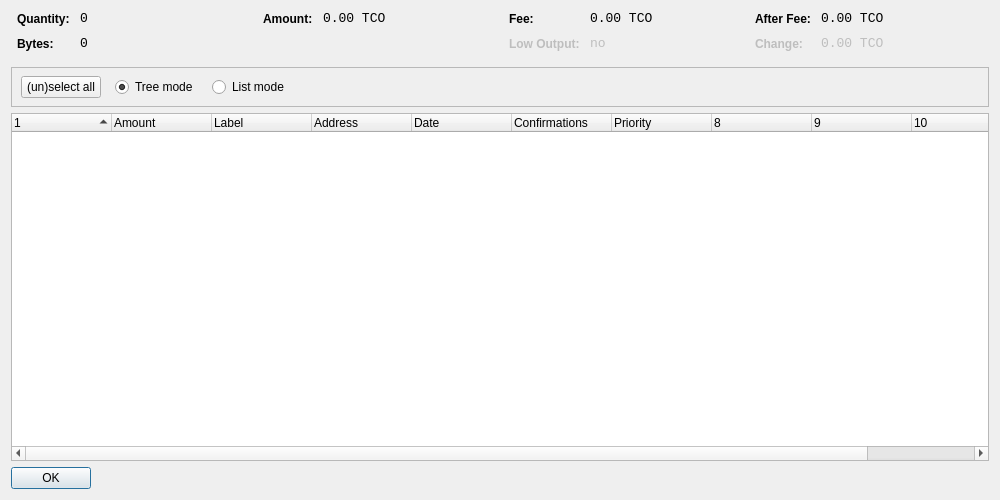
<?xml version="1.0" encoding="UTF-8"?>
<ui version="4.0">
 <class>CoinControlDialog</class>
 <widget class="QDialog" name="CoinControlDialog">
  <property name="geometry">
   <rect>
    <x>0</x>
    <y>0</y>
    <width>1000</width>
    <height>500</height>
   </rect>
  </property>
  <property name="windowTitle">
   <string>Coin Control</string>
  </property>
  <layout class="QVBoxLayout" name="verticalLayout">
   <item>
    <layout class="QHBoxLayout" name="horizontalLayoutTop" stretch="0,0,0,0">
     <property name="topMargin">
      <number>0</number>
     </property>
     <property name="bottomMargin">
      <number>10</number>
     </property>
     <item>
      <layout class="QFormLayout" name="formLayoutCoinControl1">
       <property name="horizontalSpacing">
        <number>10</number>
       </property>
       <property name="verticalSpacing">
        <number>10</number>
       </property>
       <property name="leftMargin">
        <number>6</number>
       </property>
       <property name="rightMargin">
        <number>6</number>
       </property>
       <item row="0" column="0">
        <widget class="QLabel" name="labelCoinControlQuantityText">
         <property name="styleSheet">
          <string notr="true">font-weight:bold;</string>
         </property>
         <property name="text">
          <string>Quantity:</string>
         </property>
        </widget>
       </item>
       <item row="0" column="1">
        <widget class="QLabel" name="labelCoinControlQuantity">
         <property name="font">
          <font>
           <family>Monospace</family>
           <pointsize>10</pointsize>
          </font>
         </property>
         <property name="cursor">
          <cursorShape>IBeamCursor</cursorShape>
         </property>
         <property name="contextMenuPolicy">
          <enum>Qt::ActionsContextMenu</enum>
         </property>
         <property name="text">
          <string notr="true">0</string>
         </property>
         <property name="textInteractionFlags">
          <set>Qt::LinksAccessibleByMouse|Qt::TextSelectableByKeyboard|Qt::TextSelectableByMouse</set>
         </property>
        </widget>
       </item>
       <item row="1" column="0">
        <widget class="QLabel" name="labelCoinControlBytesText">
         <property name="styleSheet">
          <string notr="true">font-weight:bold;</string>
         </property>
         <property name="text">
          <string>Bytes:</string>
         </property>
        </widget>
       </item>
       <item row="1" column="1">
        <widget class="QLabel" name="labelCoinControlBytes">
         <property name="font">
          <font>
           <family>Monospace</family>
           <pointsize>10</pointsize>
          </font>
         </property>
         <property name="cursor">
          <cursorShape>IBeamCursor</cursorShape>
         </property>
         <property name="contextMenuPolicy">
          <enum>Qt::ActionsContextMenu</enum>
         </property>
         <property name="text">
          <string notr="true">0</string>
         </property>
         <property name="textInteractionFlags">
          <set>Qt::LinksAccessibleByMouse|Qt::TextSelectableByKeyboard|Qt::TextSelectableByMouse</set>
         </property>
        </widget>
       </item>
      </layout>
     </item>
     <item>
      <layout class="QFormLayout" name="formLayoutCoinControl2">
       <property name="horizontalSpacing">
        <number>10</number>
       </property>
       <property name="verticalSpacing">
        <number>10</number>
       </property>
       <property name="leftMargin">
        <number>6</number>
       </property>
       <property name="rightMargin">
        <number>6</number>
       </property>
       <item row="0" column="0">
        <widget class="QLabel" name="labelCoinControlAmountText">
         <property name="styleSheet">
          <string notr="true">font-weight:bold;</string>
         </property>
         <property name="text">
          <string>Amount:</string>
         </property>
        </widget>
       </item>
       <item row="0" column="1">
        <widget class="QLabel" name="labelCoinControlAmount">
         <property name="font">
          <font>
           <family>Monospace</family>
           <pointsize>10</pointsize>
          </font>
         </property>
         <property name="cursor">
          <cursorShape>IBeamCursor</cursorShape>
         </property>
         <property name="contextMenuPolicy">
          <enum>Qt::ActionsContextMenu</enum>
         </property>
         <property name="text">
          <string notr="true">0.00 TCO</string>
         </property>
         <property name="textInteractionFlags">
          <set>Qt::LinksAccessibleByMouse|Qt::TextSelectableByKeyboard|Qt::TextSelectableByMouse</set>
         </property>
        </widget>
       </item>
      </layout>
     </item>
     <item>
      <layout class="QFormLayout" name="formLayoutCoinControl3">
       <property name="horizontalSpacing">
        <number>10</number>
       </property>
       <property name="verticalSpacing">
        <number>10</number>
       </property>
       <property name="leftMargin">
        <number>6</number>
       </property>
       <property name="rightMargin">
        <number>6</number>
       </property>
       <item row="0" column="0">
        <widget class="QLabel" name="labelCoinControlFeeText">
         <property name="styleSheet">
          <string notr="true">font-weight:bold;</string>
         </property>
         <property name="text">
          <string>Fee:</string>
         </property>
        </widget>
       </item>
       <item row="0" column="1">
        <widget class="QLabel" name="labelCoinControlFee">
         <property name="font">
          <font>
           <family>Monospace</family>
           <pointsize>10</pointsize>
          </font>
         </property>
         <property name="cursor">
          <cursorShape>IBeamCursor</cursorShape>
         </property>
         <property name="contextMenuPolicy">
          <enum>Qt::ActionsContextMenu</enum>
         </property>
         <property name="text">
          <string notr="true">0.00 TCO</string>
         </property>
         <property name="textInteractionFlags">
          <set>Qt::LinksAccessibleByMouse|Qt::TextSelectableByKeyboard|Qt::TextSelectableByMouse</set>
         </property>
        </widget>
       </item>
       <item row="1" column="0">
        <widget class="QLabel" name="labelCoinControlLowOutputText">
         <property name="enabled">
          <bool>false</bool>
         </property>
         <property name="styleSheet">
          <string notr="true">font-weight:bold;</string>
         </property>
         <property name="text">
          <string>Low Output:</string>
         </property>
        </widget>
       </item>
       <item row="1" column="1">
        <widget class="QLabel" name="labelCoinControlLowOutput">
         <property name="enabled">
          <bool>false</bool>
         </property>
         <property name="font">
          <font>
           <family>Monospace</family>
           <pointsize>10</pointsize>
          </font>
         </property>
         <property name="cursor">
          <cursorShape>IBeamCursor</cursorShape>
         </property>
         <property name="contextMenuPolicy">
          <enum>Qt::ActionsContextMenu</enum>
         </property>
         <property name="text">
          <string notr="true">no</string>
         </property>
         <property name="textInteractionFlags">
          <set>Qt::LinksAccessibleByMouse|Qt::TextSelectableByKeyboard|Qt::TextSelectableByMouse</set>
         </property>
        </widget>
       </item>
      </layout>
     </item>
     <item>
      <layout class="QFormLayout" name="formLayoutCoinControl4">
       <property name="horizontalSpacing">
        <number>10</number>
       </property>
       <property name="verticalSpacing">
        <number>10</number>
       </property>
       <property name="leftMargin">
        <number>6</number>
       </property>
       <property name="rightMargin">
        <number>6</number>
       </property>
       <item row="0" column="0">
        <widget class="QLabel" name="labelCoinControlAfterFeeText">
         <property name="styleSheet">
          <string notr="true">font-weight:bold;</string>
         </property>
         <property name="text">
          <string>After Fee:</string>
         </property>
        </widget>
       </item>
       <item row="0" column="1">
        <widget class="QLabel" name="labelCoinControlAfterFee">
         <property name="font">
          <font>
           <family>Monospace</family>
           <pointsize>10</pointsize>
          </font>
         </property>
         <property name="cursor">
          <cursorShape>IBeamCursor</cursorShape>
         </property>
         <property name="contextMenuPolicy">
          <enum>Qt::ActionsContextMenu</enum>
         </property>
         <property name="text">
          <string notr="true">0.00 TCO</string>
         </property>
         <property name="textInteractionFlags">
          <set>Qt::LinksAccessibleByMouse|Qt::TextSelectableByKeyboard|Qt::TextSelectableByMouse</set>
         </property>
        </widget>
       </item>
       <item row="1" column="0">
        <widget class="QLabel" name="labelCoinControlChangeText">
         <property name="enabled">
          <bool>false</bool>
         </property>
         <property name="styleSheet">
          <string notr="true">font-weight:bold;</string>
         </property>
         <property name="text">
          <string>Change:</string>
         </property>
        </widget>
       </item>
       <item row="1" column="1">
        <widget class="QLabel" name="labelCoinControlChange">
         <property name="enabled">
          <bool>false</bool>
         </property>
         <property name="font">
          <font>
           <family>Monospace</family>
           <pointsize>10</pointsize>
          </font>
         </property>
         <property name="cursor">
          <cursorShape>IBeamCursor</cursorShape>
         </property>
         <property name="contextMenuPolicy">
          <enum>Qt::ActionsContextMenu</enum>
         </property>
         <property name="text">
          <string notr="true">0.00 TCO</string>
         </property>
         <property name="textInteractionFlags">
          <set>Qt::LinksAccessibleByMouse|Qt::TextSelectableByKeyboard|Qt::TextSelectableByMouse</set>
         </property>
        </widget>
       </item>
      </layout>
     </item>
    </layout>
   </item>
   <item>
    <widget class="QFrame" name="frame">
     <property name="minimumSize">
      <size>
       <width>0</width>
       <height>40</height>
      </size>
     </property>
     <property name="frameShape">
      <enum>QFrame::StyledPanel</enum>
     </property>
     <property name="frameShadow">
      <enum>QFrame::Sunken</enum>
     </property>
     <widget class="QWidget" name="horizontalLayoutWidget">
      <property name="geometry">
       <rect>
        <x>10</x>
        <y>0</y>
        <width>781</width>
        <height>41</height>
       </rect>
      </property>
      <layout class="QHBoxLayout" name="horizontalLayoutPanel" stretch="0,0,0,0,0">
       <property name="spacing">
        <number>14</number>
       </property>
       <item>
        <widget class="QPushButton" name="pushButtonSelectAll">
         <property name="sizePolicy">
          <sizepolicy hsizetype="Maximum" vsizetype="Fixed">
           <horstretch>0</horstretch>
           <verstretch>0</verstretch>
          </sizepolicy>
         </property>
         <property name="text">
          <string>(un)select all</string>
         </property>
        </widget>
       </item>
       <item>
        <widget class="QRadioButton" name="radioTreeMode">
         <property name="sizePolicy">
          <sizepolicy hsizetype="Maximum" vsizetype="Fixed">
           <horstretch>0</horstretch>
           <verstretch>0</verstretch>
          </sizepolicy>
         </property>
         <property name="text">
          <string>Tree mode</string>
         </property>
         <property name="checked">
          <bool>true</bool>
         </property>
        </widget>
       </item>
       <item>
        <widget class="QRadioButton" name="radioListMode">
         <property name="sizePolicy">
          <sizepolicy hsizetype="Maximum" vsizetype="Fixed">
           <horstretch>0</horstretch>
           <verstretch>0</verstretch>
          </sizepolicy>
         </property>
         <property name="text">
          <string>List mode</string>
         </property>
        </widget>
       </item>
       <item>
        <spacer name="horizontalSpacer">
         <property name="orientation">
          <enum>Qt::Horizontal</enum>
         </property>
         <property name="sizeHint" stdset="0">
          <size>
           <width>40</width>
           <height>20</height>
          </size>
         </property>
        </spacer>
       </item>
      </layout>
     </widget>
    </widget>
   </item>
   <item>
    <widget class="CoinControlTreeWidget" name="treeWidget">
     <property name="contextMenuPolicy">
      <enum>Qt::CustomContextMenu</enum>
     </property>
     <property name="sortingEnabled">
      <bool>false</bool>
     </property>
     <property name="columnCount">
      <number>11</number>
     </property>
     <attribute name="headerShowSortIndicator" stdset="0">
      <bool>true</bool>
     </attribute>
     <attribute name="headerStretchLastSection">
      <bool>false</bool>
     </attribute>
     <column>
      <property name="text">
       <string/>
      </property>
     </column>
     <column>
      <property name="text">
       <string>Amount</string>
      </property>
     </column>
     <column>
      <property name="text">
       <string>Label</string>
      </property>
     </column>
     <column>
      <property name="text">
       <string>Address</string>
      </property>
     </column>
     <column>
      <property name="text">
       <string>Date</string>
      </property>
     </column>
     <column>
      <property name="text">
       <string>Confirmations</string>
      </property>
      <property name="toolTip">
       <string>Confirmed</string>
      </property>
     </column>
     <column>
      <property name="text">
       <string>Priority</string>
      </property>
     </column>
     <column>
      <property name="text">
       <string/>
      </property>
     </column>
     <column>
      <property name="text">
       <string/>
      </property>
     </column>
     <column>
      <property name="text">
       <string/>
      </property>
     </column>
     <column>
      <property name="text">
       <string/>
      </property>
     </column>
    </widget>
   </item>
   <item>
    <widget class="QDialogButtonBox" name="buttonBox">
     <property name="sizePolicy">
      <sizepolicy hsizetype="Maximum" vsizetype="Fixed">
       <horstretch>0</horstretch>
       <verstretch>0</verstretch>
      </sizepolicy>
     </property>
     <property name="orientation">
      <enum>Qt::Horizontal</enum>
     </property>
     <property name="standardButtons">
      <set>QDialogButtonBox::Ok</set>
     </property>
    </widget>
   </item>
  </layout>
 </widget>
 <customwidgets>
  <customwidget>
   <class>CoinControlTreeWidget</class>
   <extends>QTreeWidget</extends>
   <header>coincontroltreewidget.h</header>
  </customwidget>
 </customwidgets>
 <resources/>
 <connections/>
</ui>
